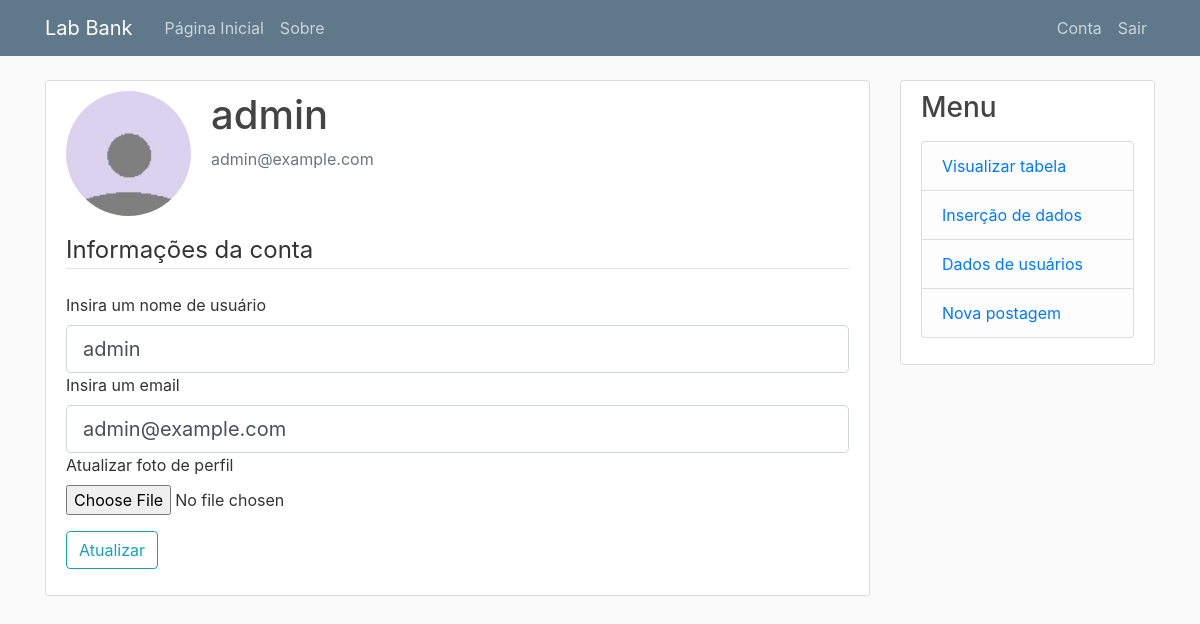
Page /account (signed in) on the earlier database version.
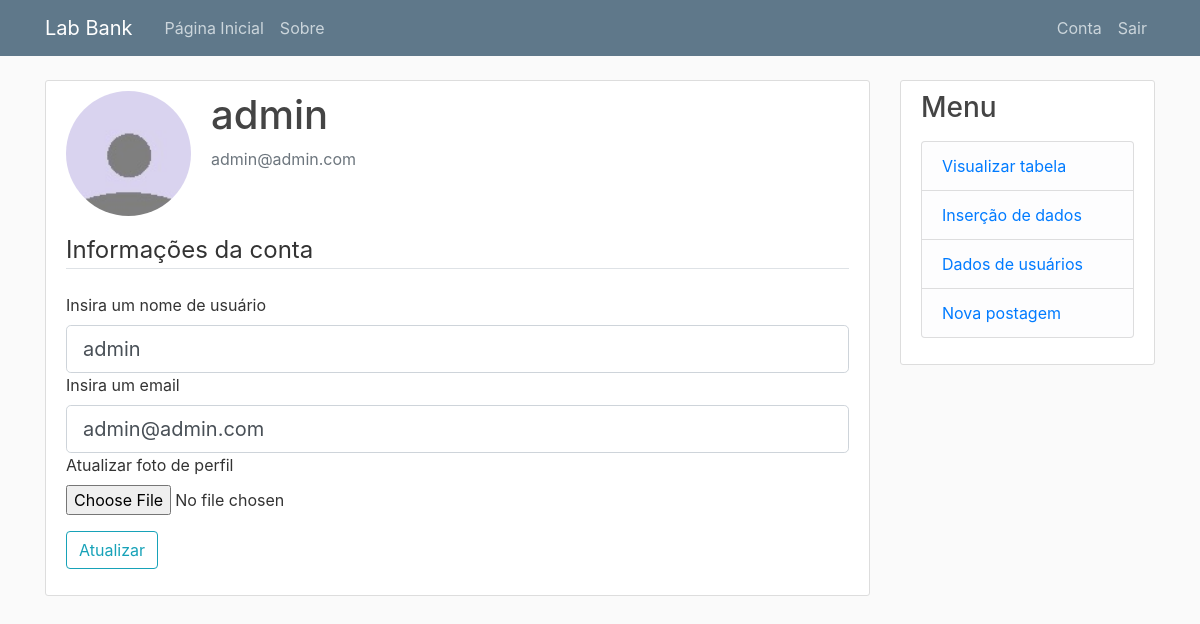
Same page on the later database version.
### lab_bank/models.py (models this page shows, shortened)
class User(db.Model, UserMixin):
    id = db.Column(db.Integer, primary_key=True)
    username = db.Column(db.String(100), unique=True, nullable=False)
    email = db.Column(db.String(200), unique=True, nullable=False)
    profile_picture = db.Column(db.String(20), nullable=False, default='default.jpg')
    password = db.Column(db.String(60))
    is_admin = db.Column(db.Boolean, default=False)
    posts = db.relationship('Post', backref='author', lazy=True)
    subjects = db.relationship('Subject', backref='owner', lazy=True)

### lab_bank/users/routes.py (the view)
@users.route('/account', methods=['GET', 'POST'])
@login_required
def account():
    form = UpdateAccountForm()
    if form.validate_on_submit():
        if form.picture.data:
            picture_file = save_picture(form.picture.data)
            current_user.profile_picture = picture_file
        current_user.username = form.username.data
        current_user.email = form.email.data
        db.session.commit()
        flash('Sua conta foi atualizada', 'success')
        return redirect(url_for('users.account'))
    elif request.method == 'GET':
        form.username.data = current_user.username
        form.email.data = current_user.email
    profile_picture = url_for('static', filename = 'profile_pictures/' + current_user.profile_picture)
    return render_template('account.html', title='Account', profile_picture = profile_picture, form = form)

### lab_bank/users/forms.py (shortened to what this page needs)
class UpdateAccountForm(FlaskForm):
    username = StringField('Insira um nome de usuário', validators=[DataRequired(), Length(min=1, max=20)])
    email = StringField('Insira um email', validators=[DataRequired(), Email()])
    picture = FileField('Atualizar foto de perfil', validators=[FileAllowed(['jpg', 'png'])])
    submit = SubmitField('Atualizar')

### lab_bank/models.py (called while the page is built)
@login_manager.user_loader
def load_user(user_id):
    return User.query.get(int(user_id))

### lab_bank/templates/account.html (shortened to what this page needs)
{% extends 'layout.html' %}
{% block content %}
    <div class="content-section">
        <div class="media">
            <img class="rounded-circle account-img" src="{{ profile_picture }}">
            <div class="media-body">
                <h2 class="account-heading">{{ current_user.username }}</h2>
                <p class="text-secondary">{{ current_user.email }}</p>
            </div>
        </div>
        <form method='POST' action='' , enctype="multipart/form-data">
            <fieldset class='form-group'>
                <legend class='border-bottom mb-4'> Informações da conta</legend>
                <div class
                'form-group'>
                {{ form.username.label(class = 'form-control-label') }}
                {% if form.username.errors %}
                    {{ form.username(class = 'form-control form-control-lg is-invalid') }}
                    <div class="invalid-feedback">
                        {% for error in form.username.errors %}
                            <span> {{ error }} </span>
                        {% endfor %}
                    </div>
                {% else %}
                    {{ form.username(class = 'form-control form-control-lg') }}
                {% endif %}
    </div>
    <div class 'form-group'>
    {{ form.email.label(class = 'form-control-label') }}
    {% if form.email.errors %}
        {{ form.email(class = 'form-control form-control-lg is-invalid') }}
        <div class="invalid-feedback">
            {% for error in form.email.errors %}
                <span> {{ error }} </span>
            {% endfor %}
        </div>
    {% else %}
        {{ form.email(class = 'form-control form-control-lg') }}
    {% endif %}
    </div>
    <div class 'form-group'>
    {{ form.picture.label() }}
    {{ form.picture(class = "form-control-file") }}
    </div>
    </fieldset>
    <div class='form-group'>
        {{ form.submit(class = 'btn btn-outline-info') }}
    </div>
    </form>
    </div>
{% endblock %}

### lab_bank/templates/layout.html (shortened to what this page needs)
<!DOCTYPE html>
<html>
	<head>
		<link rel="stylesheet" href="https://maxcdn.bootstrapcdn.com/bootstrap/4.0.0/css/bootstrap.min.css">
		<link rel="stylesheet" type="text/css" href="{{ url_for('static', filename='main.css') }}">
</head>
					<body>
						<header class="site-header">
							<nav class="navbar navbar-expand-md navbar-dark bg-steel fixed-top">
								<div class="container">
									<a class="navbar-brand mr-4" href="/">Lab Bank</a>
									<div class="collapse navbar-collapse" id="navbarToggle">
										<div class="navbar-nav mr-auto">
											<a class="nav-item nav-link" href="{{ url_for('main.home') }}">Página Inicial</a>
											<a class="nav-item nav-link" href="{{ url_for('main.about') }}">Sobre</a>
										</div>
										<div class="navbar-nav">
										{% if current_user.is_authenticated %}
											<a class="nav-item nav-link" href="{{ url_for('users.account') }}">Conta</a>
											<a class="nav-item nav-link" href="{{ url_for('users.logout') }}">Sair</a>
		{% else %}
		  <a class="nav-item nav-link" href="{{ url_for('users.login') }}">Entrar</a>
											<a class="nav-item nav-link" href="{{ url_for('users.register') }}">Registrar</a>
		{% endif %}
	</div>
									</div>
								</div>
							</nav>
						</header>
						<main role="main" class="container">
							<div class="row">
								<div class="col-md-9">
          {% block content %}{% endblock %}
        </div>
								<div class="col-md-3">
									<div class="content-section">
										<h3>Menu</h3>
										<p class='text-muted'>
											<ul class="list-group">
												<li class="list-group-item list-group-item-light">
												<a href = "{{ url_for('table.display_table') }}"> Visualizar tabela </a>
												</li>
												<li class="list-group-item list-group-item-light">
												<a href = "{{ url_for('table.insert_data') }}"> Inserção de dados </a>
												</li>
												<li class="list-group-item list-group-item-light">
												<a href = "{{ url_for('users.user_list') }}"> Dados de usuários </a>
												</li>
												<li class="list-group-item list-group-item-light">
													{% if current_user.is_authenticated %}
														<a href="{{ url_for('posts.new_post') }}">Nova postagem</a>
													{% endif %}
												</li>
											</ul>
										</p>
									</div>
								</div>
							</div>
						</main>

### lab_bank/static/main.css (style rules this page uses)
body { background: #fafafa; color: #333333; margin-top: 5rem; }
h1, h2, h3, h4, h5, h6 { color: #444444; }
.bg-steel { background-color: #5f788a; }
.site-header .navbar-nav .nav-link { color: #cbd5db; }
.content-section { background: #ffffff; padding: 10px 20px; border: 1px solid #dddddd; border-radius: 3px; margin-bottom: 20px; }
.account-img { height: 125px; width: 125px; margin-right: 20px; margin-bottom: 16px; }
.account-heading { font-size: 2.5rem; }

Differences in the rows shown:
changed User "admin": email "admin@example.com" → "admin@admin.com"
